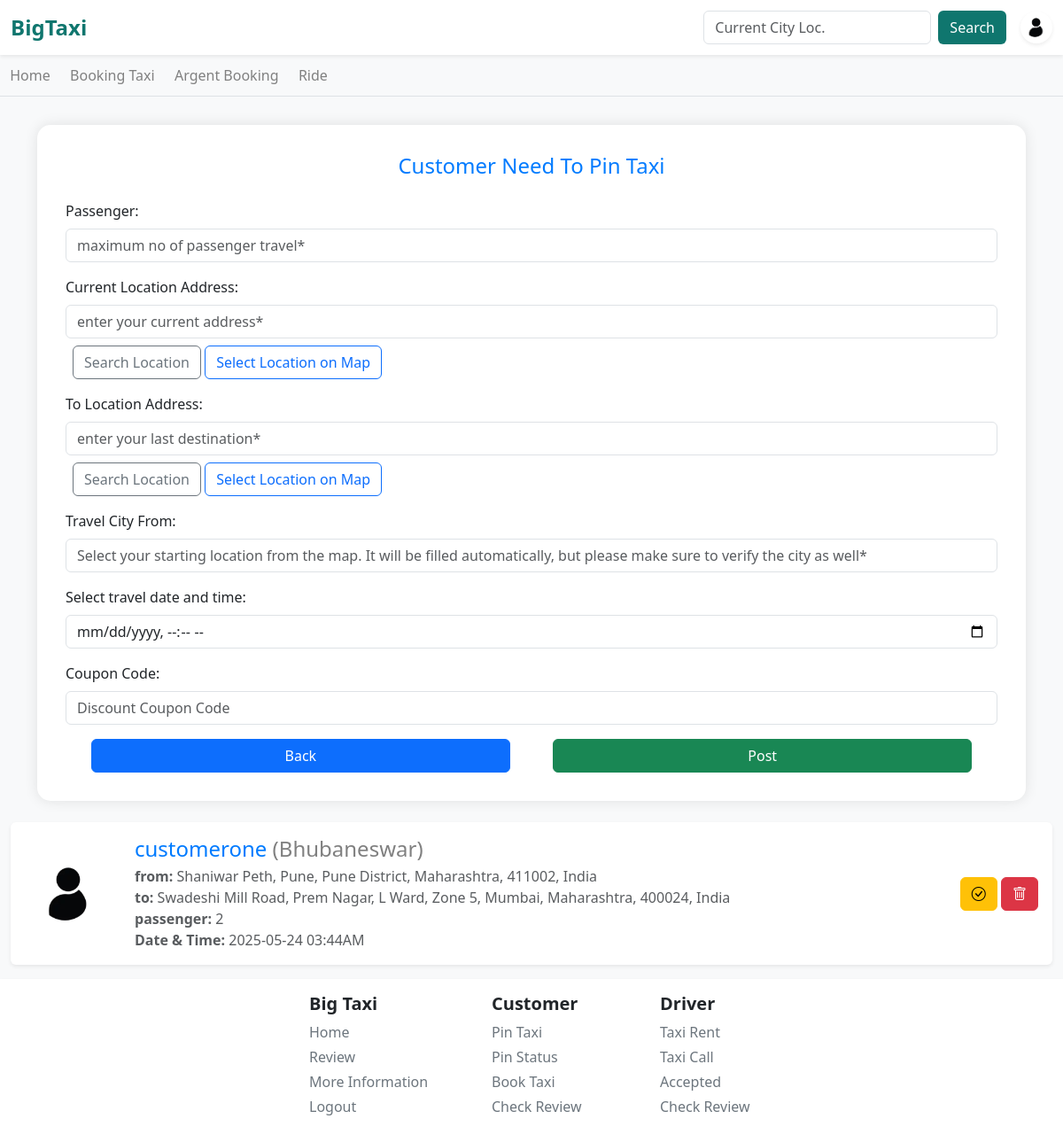
Page /home/pin/ (signed in) on the earlier database version.
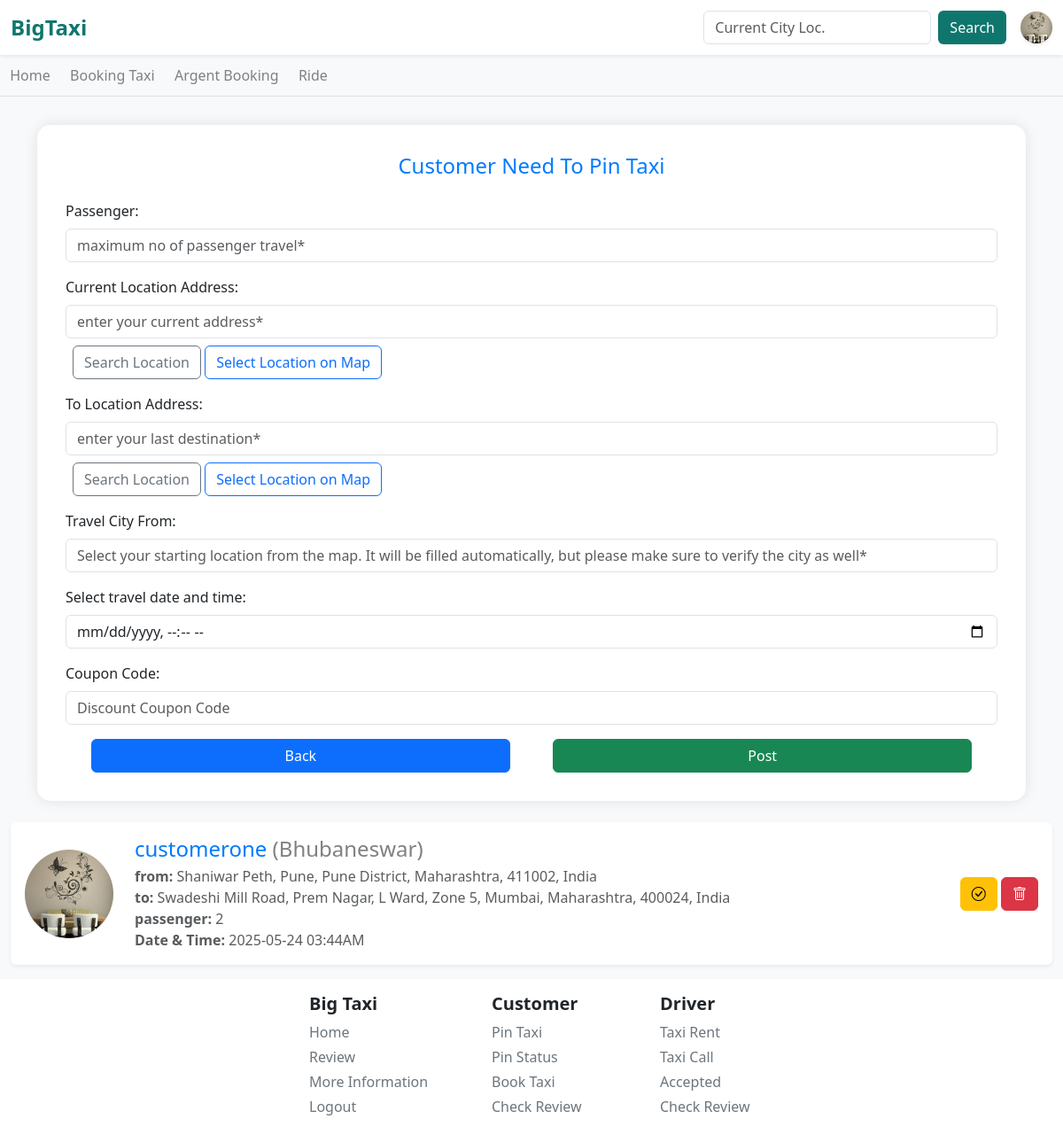
Same page on the later database version.
### Users/models.py (models this page shows, shortened)
class usersDataModel(models.Model):
    UserG = [
        ('Male', 'Male'),
        ('Female', 'Female'),
        ('Other', 'Other'),
        ('Not Check', 'Not Check'),
    ]
    UserC = [
        ('Developer', 'Developer'),
        ('Customer', 'Customer'),
        ('Driver', 'Driver'),
    ]
    ULink = models.ForeignKey(User, on_delete=models.CASCADE)
    UserCode = models.CharField(max_length=100, default='BIGTAXICODE1006463')
    UserCategory = models.CharField(choices=UserC, default='Customer', max_length=20)
    UserMobileNo = models.CharField(max_length=11)
    UserGender = models.CharField(max_length=100, default='Not Check')
    UserAge = models.CharField(max_length=3, default='')
    UserState = models.CharField(max_length=100, default='')
    UserCity = models.CharField(max_length=100, default='')
    UserPincode = models.CharField(max_length=20, default='')
    UserAddress = models.CharField(max_length=200, default='')
    UserPass = models.CharField(max_length=1000, default='password')
    CouponCode = models.CharField(max_length=50, null=True, blank=True)
    UProfileImage = models.ImageField(upload_to='profile/main/', default='profile/default/default.png')
    UProfileName = models.CharField(max_length=1000, default='BiXTaxi User')
    description = models.CharField(max_length=5000, default='No Description!')
    totalTripCount = models.IntegerField(default=0)
    dangerTripCount = models.IntegerField(default=0)

### taxi_app/models.py (models this page shows, shortened)
class PinTaxiAvailable(models.Model):
    run = [('not', 'not'),('yes', 'yes')]
    taxiAvaId = models.CharField(max_length=50)
    taxiCity = models.CharField(max_length=500)
    customerId = models.ForeignKey(usersDataModel, on_delete=models.CASCADE)
    currentLocation = models.CharField(max_length=2000)
    toLocation = models.CharField(max_length=2000, default='No Area Found!')
    taxiPassenger = models.IntegerField(default=1)
    pincode = models.CharField(max_length=20, default=' ')
    couponCodeWas = models.CharField(max_length=100, default='Customer Not Have Coupon')
    taxiDate = models.DateField(auto_now_add=True)
    taxiTime = models.TimeField(auto_now_add=True)
    taxiDateAndTimeByUser = models.CharField(max_length=100, default='none')
    priceOfTravel = models.IntegerField(default=0)
    driverCode = models.CharField(max_length=100, default='DRIVERCODE')
    runningStatus = models.CharField(max_length=100, choices=run, default='not')

### taxi_app/views.py (the view, shortened to what this page needs)
# urls.py: path('pin/', views.pinTaxiFunctionBaseView, name='pinTaxi'),
def pinTaxiFunctionBaseView(request):
    if request.user.is_authenticated:
        showMessage = False
        usernames = request.user.username; user = User.objects.get(username = usernames); dataOfUser = usersDataModel.objects.get(ULink = user); dataPresentLst = PinTaxiAvailable.objects.filter(customerId = dataOfUser)
        profileImage = dataOfUser.UProfileImage; setLimitToForm = 2
        if dataPresentLst:
            valueOfPin = True
            if len(dataPresentLst) > 1:dataOfPin = PinFunction(request, dataPresentLst)
            elif len(dataPresentLst) > 3: dataOfPin = PinFunction(request, dataPresentLst)
            else:  dataOfPin = PinFunction(request, dataPresentLst)
        else: valueOfPin = False; dataOfPin = False
        if len(dataPresentLst) < setLimitToForm:
            DataShow = True
        else: DataShow = False
        context = { 'showMessage' : showMessage, 'valueOfPin' : valueOfPin, 'dataOfPin' : dataOfPin, 'usernames' : usernames, 'DataShow' : DataShow, 'profileImage' : profileImage}
        return render(request, 'main/pinTaxi.html', context)
    else: return redirect('driver:login')

### taxi_app/views.py (called while the page is built)
def PinFunction(request, dataPresentLst):
    dataOfPinLst = []; IdLst = []; codeLst = []
    for a1 in dataPresentLst:
        dataOfPinLst += [a1]
    DataOf = [1 if ReportDriverInPinTaxi.objects.filter(pinBarCode = i) else 0 for i in dataPresentLst]
    if 1 in DataOf:
        indexPosition, NoIndex = [index for index, value in enumerate(DataOf) if value == 1], [index for index, value in enumerate(DataOf) if value == 0]
        for i in indexPosition: IdLst.append(str(dataOfPinLst[i].taxiAvaId)); codeLst.append(str(dataOfPinLst[i].taxiAvaId))
        for j in NoIndex: IdLst.insert(j, '')
    request.session['ReportAccessBarCode'] = codeLst
    DataZip = list(zip(dataOfPinLst, DataOf))
    return DataZip

### templates/main/pinTaxi.html (shortened to what this page needs)
{% extends 'base.html' %} {% block body %}
<link rel="stylesheet" href="../../static/css/pinTaxi.css" />
<link rel="stylesheet" href="https://unpkg.com/leaflet/dist/leaflet.css" />
{% if DataShow %}
<div class="container mb-4">
  <div class="form-section">
    <h4>Customer Need To Pin Taxi</h4>
    <form method="POST">
      <div class="mb-3 text-start position-relative">
        <label class="form-label">Passenger:</label>
        <input
          type="number"
          class="form-control"
          name="uTaxiPassenger"
          min="0"
          placeholder="maximum no of passenger travel*"
          required
        />
      </div>
      <div class="mb-3 text-start position-relative">
        <label class="form-label">Current Location Address:</label>
        <input
          type="text"
          class="form-control"
          name="uCurrentLocation"
          id="currentLocationUser"
          placeholder="enter your current address*"
          required
        />
        <button
          type="button"
          id="search-current-location-btn"
          class="btn btn-outline-secondary mt-2 ms-2"
        >
          Search Location
        </button>
        <button
          type="button"
          id="open-current-map-btn"
          class="btn btn-outline-primary mt-2"
        >
          Select Location on Map
        </button>
      </div>
      <div class="mb-3 text-start position-relative">
        <label class="form-label">To Location Address:</label>
        <input
          type="text"
          class="form-control"
          name="uLastLocation"
          id="toLocationInput"
          placeholder="enter your last destination*"
          required
        />
        <button
          type="button"
          id="search-location-btn"
          class="btn btn-outline-secondary mt-2 ms-2"
        >
          Search Location
        </button>
        <button
          type="button"
          id="open-map-btn"
          class="btn btn-outline-primary mt-2"
        >
          Select Location on Map
        </button>
      </div>
      <div class="mb-3 text-start position-relative">
        <label class="form-label">Travel City From:</label>
        <input
          type="text"
          class="form-control"
          name="uCity"
          id="user-city"
          value=""
          placeholder="Select your starting location from the map. It will be filled automatically, but please make sure to verify the city as well*"
          readonly
          />
      </div>
      <div class="mb-3 text-start position-relative">
        <label class="form-label" for="datetime"
          >Select travel date and time:</label
        >
        <input
          type="datetime-local"
          id="datetime"
          class="form-control"
          name="utaxiDateAndTimeByUser"
          required
        />
      </div>
      {% if userCategoryis == 'Customer' %}
      <div class="mb-3 text-start position-relative">
        <label class="form-label">Coupon Code:</label>
        <input
          type="text"
          class="form-control"
          name="uCouponCode"
          placeholder="Discount Coupon Code"
        />
      </div>
      {% endif %}
      <div class="w-100 d-flex justify-content-center gap-5">
        <a href="{% url 'taxi_app:home' %}" class="btn btn-primary w-pin-taxi"
          >Back</a
        >
        <button type="submit" class="btn btn-success w-pin-taxi">Post</button>
      </div>
    </form>
  </div>
</div>
{% else %}
<div class="container mt-5">
  <div class="alert text-center">
    You have already pinned 2 taxis. To add another, please unpin one first.
  </div>
</div>
{% endif %}
{% if valueOfPin %}
  {% for DP, FIR in dataOfPin %}
<div class="container-xxl my-3">
  {% if FIR %}
    <div class="bg-warning shadow-sm rounded p-3 d-flex align-items-center flex-wrap flex-md-nowrap" style="border-radius: 50%;">
  {% else %}
    <div class="bg-white shadow-sm rounded p-3 d-flex align-items-center flex-wrap flex-md-nowrap" style="border-radius: 50%;">
  {% endif %}
    <div class="me-4 mb-3 mb-md-0">
      <img
        src="/media/{{ profileImage }}"
        alt="User Profile"
        class="rounded-circle"
        style="width: 100px; height: 100px; object-fit: cover; border-radius: 50%;"
      />
    </div>
    <div class="me-auto">
      <h4 class="mb-1">
        {{ usernames }}
        <span class="taxi-passenger-limit-text">({{ DP.taxiCity }})</span>
      </h4>
      <p class="text-muted mb-0">
        <strong>from:</strong> {{ DP.currentLocation|truncatewords:15 }}
      </p>
      <p class="text-muted mb-0"><strong>to:</strong> {{ DP.toLocation|truncatewords:15 }}</p>
      <p class="text-muted mb-0"><strong>passenger:</strong> {{ DP.taxiPassenger }}</p>
      <p class="text-muted mb-0"><strong>Date & Time:</strong> {{ DP.taxiDateAndTimeByUser }}</p>
    </div>
    <div class="mt-3 mt-md-0">
      {% if FIR %}
        <a href="{% url 'taxi_app:checkPinReport' DP.taxiAvaId %}" class="btn btn-primary"><i class="bi bi-file-earmark-text"></i></a>
        <a href="{% url 'taxi_app:repostPin' DP.taxiAvaId %}" class="btn btn-success"><i class="bi bi-arrow-clockwise"></i></a>
        <a href="{% url 'taxi_app:deletePinTaxiReport' DP.taxiAvaId %}" class="btn btn-danger"><i class="bi bi-trash"></i></a>
      {% else %}
        <a href="{% url 'taxi_app:pinStatus' DP.taxiAvaId %}" class="btn btn-warning button-home"><i class="bi bi-check-circle"></i></a>
        <a href="{% url 'taxi_app:deletePinTaxiDetail' DP.taxiAvaId %}" class="btn btn-danger button-home-red"><i class="bi bi-trash"></i></a>
      {% endif %}
    </div>
  </div>
</div>
{% endfor %}
{% endif %}
{% endblock %}

### templates/base.html (shortened to what this page needs)
{% load static %}
<!DOCTYPE html>
<html lang="en">
  <head>
    <link
      href="https://cdn.jsdelivr.net/npm/bootstrap@5.3.0/dist/css/bootstrap.min.css"
      rel="stylesheet"
    />
    <link rel="stylesheet" href="{% static 'css/loader.css' %}">
    <link href="https://cdn.jsdelivr.net/npm/bootstrap-icons@1.10.5/font/bootstrap-icons.css" rel="stylesheet">
    <link rel="stylesheet" href="https://cdnjs.cloudflare.com/ajax/libs/font-awesome/6.5.0/css/all.min.css" />
    <link rel="stylesheet" href="{% static 'css/main.css' %}">
  </head>
  <body class="bg-light">
    <div id="main-content">
      {% include 'inc/navbar.html' %} {% block body %} {% endblock %} {% include 'inc/footer.html' %}
    </div>
  </body>
</html>

### templates/inc/navbar.html (shortened to what this page needs)
<nav class="navbar navbar-expand-lg navbar-light bg-white shadow-sm">
  <div class="container-fluid">
    <a class="navbar-brand text-primary text-main-own fw-bold fs-4" href="{% url 'taxi_app:autoRedirect' %}">BigTaxi</a>
    <div class="ms-auto d-flex align-items-center">
      {% if user.is_authenticated %}
        <form class="d-flex me-3" method="GET" action="">
          <input class="form-control me-2 custom-focus" type="search" name="q" placeholder="Current City Loc." aria-label="Search">
          <button class="btn btn-main bg-main-own text-white" type="submit">Search</button>
        </form>
        <a href="{% url 'taxi_app:profile' %}" class="d-flex align-items-center text-decoration-none">
          <img src="/media/{{ profile }}" alt="Profile" width="36" height="36" class="rounded-circle shadow-sm" style="object-fit: cover;">
        </a>
      {% else %}
        <a href="{% url 'driver:customerLogin' %}" class="btn btn-outline-main me-2">Login</a>
        <a href="{% url 'driver:customerSignup' %}" class="btn btn-outline-main me-2">Signup</a>
      {% endif %}
    </div>
  </div>
</nav>
<div class="bg-light border-bottom scrolling-navbar d-flex">
{% if user.is_authenticated %}
  {% if userCategoryis == 'Customer' %}
    <div class="nav-item-wrapper"><a class="nav-link" href="{% url 'taxi_app:autoRedirect' %}" title="Home">
      Home
    </a></div>
    <div class="nav-item-wrapper"><a href="{% url 'taxi_app:pinTaxi' %}" class="nav-link" title="Booking Taxi">
      Booking Taxi
    </a></div>
    <div class="nav-item-wrapper"><a class="nav-link" href="#" title="Argent Booking">
      Argent Booking
    </a></div>
    <div class="nav-item-wrapper">
      <a class="nav-link" href="{% url 'taxi_app:statusCustomer' %}">Ride</a>
    </div>
  {% endif %}
{% endif %}
</div>

### templates/inc/footer.html (shortened to what this page needs)
<footer class="bg-white shadow-sm mt-2 py-3">
  <div class="container-xxl">
    <div class="row text-center text-md-start d-flex align-items-center justify-content-center ms-5">
      <div class="col-6 col-md-2 mb-2">
        <h5 class="fw-bold">Big Taxi</h5>
        {% if user.is_authenticated %}
          <span class="d-block mb-1"><a href="{% url 'taxi_app:autoRedirect' %}" class="a-footer-tag">Home</a></span>
          <span class="d-block mb-1"><a href="{% url 'taxi_app:review' %}" class="a-footer-tag">Review</a></span>
          <span class="d-block mb-1"><a href="{% url 'driver:inforamtion' %}" class="a-footer-tag">More Information</a></span>
          <span class="d-block mb-1"><a href="{% url 'driver:logOut' %}" class="a-footer-tag">Logout</a></span>
        {% else %}
          <span class="d-block mb-1"><a href="{% url 'taxi_app:lan' %}" class="a-footer-tag">Home</a></span>
          <span class="d-block mb-1"><a href="{% url 'driver:inforamtion' %}" class="a-footer-tag">More Information</a></span>
        {% endif %}
      </div>
      <div class="col-6 col-md-2 mb-2 ms-md-3 ms-2">
        <h5 class="fw-bold">Customer</h5>
        {% if user.is_authenticated %}
            <span class="d-block mb-1"><a href="#" class="a-footer-tag">Pin Taxi</a></span>
            <span class="d-block mb-1"><a href="#" class="a-footer-tag">Pin Status</a></span>
            <span class="d-block mb-1"><a href="#" class="a-footer-tag">Book Taxi</a></span>
            <span class="d-block mb-1"><a href="#" class="a-footer-tag">Check Review</a></span>
        {% else %}
          <span class="d-block mb-1"><a href="{% url 'driver:customerLogin' %}" class="a-footer-tag">Login</a></span>
          <span class="d-block mb-1"><a href="{% url 'driver:customerSignup' %}" class="a-footer-tag">Signup</a></span>
        {% endif %}
      </div>
      <div class="col-6 col-md-2 mb-2">
        <h5 class="fw-bold">Driver</h5>
        {% if user.is_authenticated %}
          <span class="d-block mb-1"><a href="#" class="a-footer-tag">Taxi Rent</a></span>
          <span class="d-block mb-1"><a href="#" class="a-footer-tag">Taxi Call</a></span>
          <span class="d-block mb-1"><a href="#" class="a-footer-tag">Accepted</a></span>
          <span class="d-block mb-1"><a href="#" class="a-footer-tag">Check Review</a></span>
        {% else %}
          <span class="d-block mb-1"><a href="{% url 'driver:driverLogin' %}" class="a-footer-tag">Login</a></span>
        <span class="d-block mb-1"><a href="{% url 'driver:driverSignup' %}" class="a-footer-tag">Signup</a></span>
        {% endif %}
      </div>
    </div>
  </div>
</footer>

### static/css/main.css (style rules this page uses)
.text-main-own { color: #0f766e !important; }
.bg-main-own { background-color: #0f766e !important; }

### static/css/pinTaxi.css (style rules this page uses)
body { background-color: #f8fafc; }
.form-section { background-color: #ffffff; padding: 2rem; border-radius: 15px; box-shadow: 0 0 15px rgba(0, 0, 0, 0.1); margin-top: 2rem; text-align: center; }
h4 { color: #007bff; margin-bottom: 1.5rem; }
.w-pin-taxi { width: 45% !important; }
.taxi-passenger-limit-text { color: gray; }

### templates/inc/navbar.html (style rules this page uses)
a { text-decoration: none; }
.scrolling-navbar { overflow-x: auto; white-space: nowrap; scrollbar-width: none; }
.nav-item-wrapper { display: inline-block; padding: 0.7rem; }
.nav-link { color: gray; position: relative; }

### templates/inc/footer.html (style rules this page uses)
a { text-decoration: none; }
.a-footer-tag { color: #6c757d; }

Differences in the rows shown:
changed usersDataModel: UProfileImage: picture added in place of a placeholder
changed through a linked row, PinTaxiAvailable "Bhubaneswar": UProfileImage: picture added in place of a placeholder
